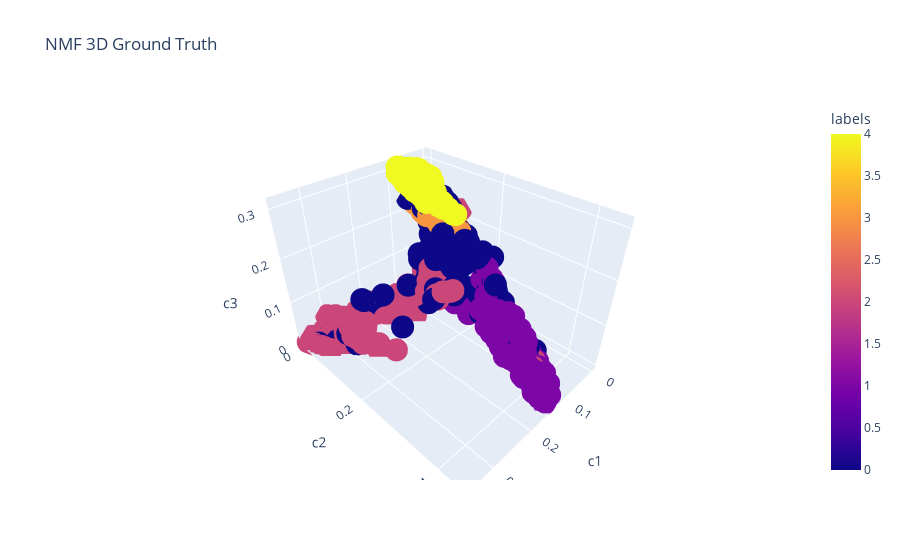

This figure's notebook cell:
### Code cell
import plotly.express as px
fig = px.scatter_3d(
    W_df, x='x1', y='x2', z='x3', color=W_df['labels'],
    labels={'x1': 'c1', 'x2': 'c2', 'x3': 'c3'}, title='NMF 3D Ground Truth'
)
fig.show()

### Figure 1 — Plotly figure (JSON) as saved in the notebook; plotly's stock layout.template omitted (floating-point values rounded to 4 significant figures; data arrays with more than 128 entries replaced by an {"elided": "..."} marker saying what was removed)
{"data": [{"hovertemplate": "c1=%{x}<br>c2=%{y}<br>c3=%{z}<br>labels=%{marker.color}<extra></extra>", "legendgroup": "", "marker": {"color": {"elided": "1725 int values"}, "coloraxis": "coloraxis", "symbol": "circle"}, "mode": "markers", "name": "", "scene": "scene", "showlegend": false, "type": "scatter3d", "x": {"elided": "1725 float values"}, "y": {"elided": "1725 float values"}, "z": {"elided": "1725 float values"}}], "layout": {"coloraxis": {"colorbar": {"title": {"text": "labels"}}, "colorscale": [[0, "#0d0887"], [0.1111, "#46039f"], [0.2222, "#7201a8"], [0.3333, "#9c179e"], [0.4444, "#bd3786"], [0.5556, "#d8576b"], [0.6667, "#ed7953"], [0.7778, "#fb9f3a"], [0.8889, "#fdca26"], [1, "#f0f921"]]}, "legend": {"tracegroupgap": 0}, "scene": {"domain": {"x": [0, 1], "y": [0, 1]}, "xaxis": {"title": {"text": "c1"}}, "yaxis": {"title": {"text": "c2"}}, "zaxis": {"title": {"text": "c3"}}}, "title": {"text": "NMF 3D Ground Truth"}}}
